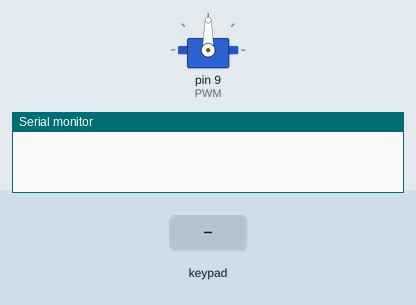
Recording of a sketch running on a simulated Arduino Uno, built with avr-gcc and run on an emulated ATmega328P. Shown: servo, the last lines printed to the serial monitor. Inputs (shaded band) come from the test bench.

Above: at 1.2 s.
1.3 s: keypad keys 1 1 1 1 pressed 0.4 s apart
At 6.1 s:
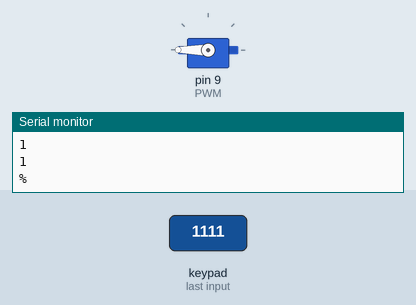
7.9 s: key '#' pressed
At 10.7 s:
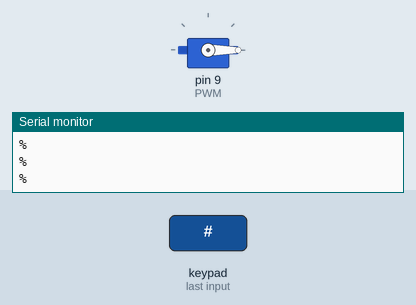
10.9 s: key '*' pressed
12.4 s: keypad keys 1 1 1 1 # pressed 0.4 s apart
Timing chart, 0 to 15.4 s (numbered marks = the images above; inputs shaded):
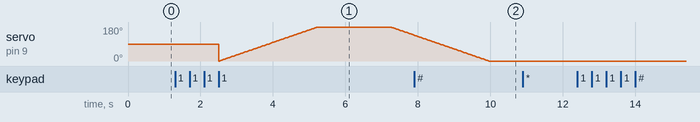

The sketch:

KeyPadDoor.ino
```cpp
#include <Keypad.h>
#include <Servo.h>


const byte ROWS = 4; //four rows
const byte COLS = 3; //three columns
const byte PWM = 9; // Servo Out
const byte servoAn = A0; //Servo
byte n = 0;
const char correctNums[] = {'1','1','1','1'};
char test1;
char test2;
byte check = true;
char passcode[4]; // holds the numbers
int val;
int potpin = 700;
Servo myservo;

char keys[ROWS][COLS] = {
  {'1','2','3'},
  {'4','5','6'},
  {'7','8','9'},
  {'#','0','*'}
};
byte rowPins[ROWS] = {5, 4, 3, 2}; //connect to the row pinouts of the keypad
byte colPins[COLS] = {8, 7, 6}; //connect to the column pinouts of the keypad

Keypad keypad = Keypad( makeKeymap(keys), rowPins, colPins, ROWS, COLS );

void setup(){
  Serial.begin(9600);
  myservo.attach(PWM);
  //pinMode(PWM, OUTPUT);
  //pinMode(servoAn, INPUT);
  for (byte i = 0; i<=3; i++){

    passcode[i] = '%';
  }
}

void loop(){
  char key = keypad.getKey(); // gets input


  if (key != NO_KEY){
    //passcode[0] = key;
    //Serial.print(passcode[3]);


      if(passcode[n] == '%'){

        passcode[n] = key;

      }

      else{
      }

      n++;


  if(passcode[3] != '%'){//restes pin after 4 inputs

    for(byte b = 0; b<=3; b++){// loops through passcode after 4 inputa

      test1 = passcode[b];// asign each index of arrays to test, one by one and compare
      test2= correctNums[b];

          if(test1 != test2){ // false if one number is not right

            check = false;
            //Serial.println(" wrong code ")
            //b=4;

            }

          else{


          }

      }


    for (byte q = 0; q<=3; q++){//resets inputs

      passcode[q] = '%';

    }


    if(check == true){

      motorOpen();
      Serial.println(" True ");


    }

    else{

      Serial.print(" Wrong ");

    }
    n=0;
    check = true;
  }
  for (byte w = 0; w<=3; w++){// test

   Serial.println(passcode[w]);
  }
  }
}

void motorOpen(){// call for motor sequence

      // create servo object to control a servo
    // twelve servo objects can be created on most boards

   int pos;    // variable to store the servo position


      for (pos = 0; pos <= 180; pos += 1) { // goes from 0 degrees to 180 degrees
        // in steps of 1 degree
        myservo.write(pos);              // tell servo to go to position in variable 'pos'
        delay(15);                       // waits 15ms for the servo to reach the position
      }
      delay(2000);
      for (pos = 180; pos >= 0; pos -= 1) { // goes from 180 degrees to 0 degrees
        myservo.write(pos);              // tell servo to go to position in variable 'pos'
        delay(15);                       // waits 15ms for the servo to reach the position
      }
                          // waits for the servo to get there
}
```
